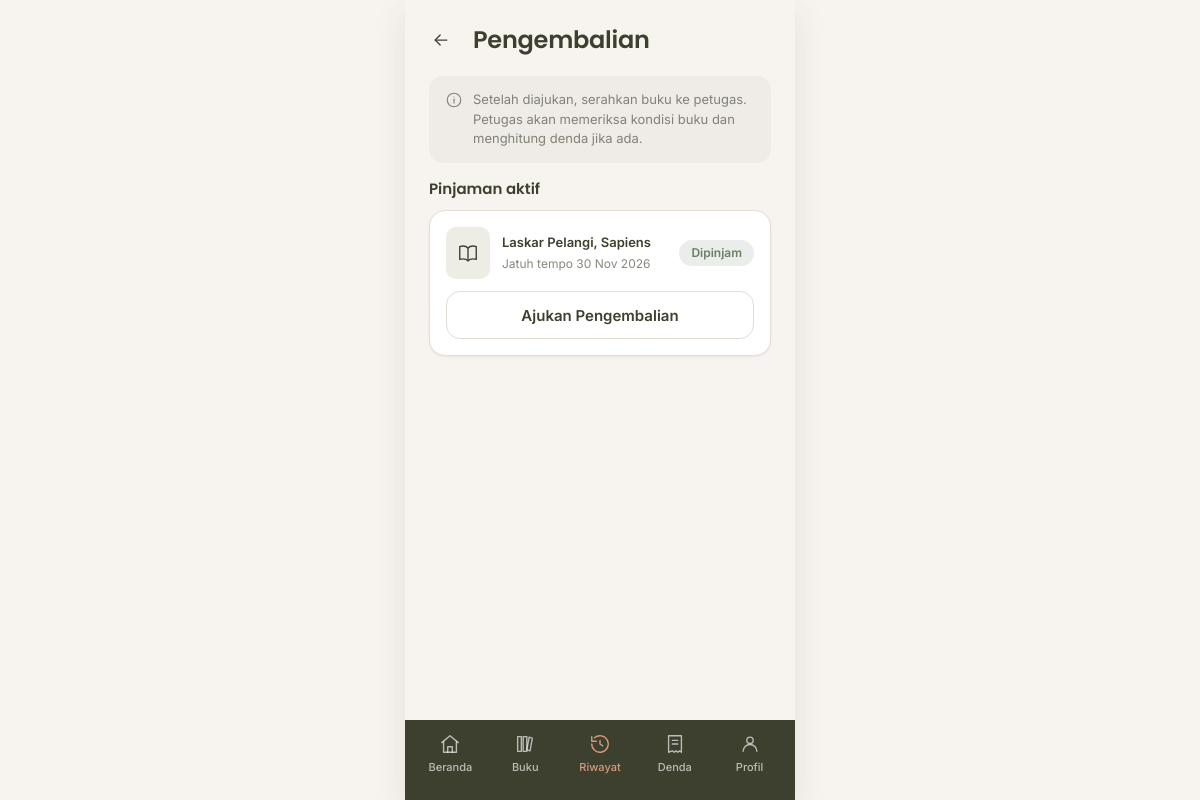
The page /kembali (signed in) on the database its author committed.
### tables this page shows
CREATE TABLE peminjaman (
    id              INT AUTO_INCREMENT PRIMARY KEY,
    user_id         INT NOT NULL,
    petugas_id      INT NULL,
    tgl_pinjam      DATE NOT NULL,
    tgl_jatuh_tempo DATE NOT NULL,
    tgl_kembali     DATE NULL,
    status          ENUM('dipinjam', 'menunggu_verifikasi', 'dikembalikan') NOT NULL DEFAULT 'dipinjam',
    created_at      TIMESTAMP NOT NULL DEFAULT CURRENT_TIMESTAMP,
    CONSTRAINT fk_peminjaman_user FOREIGN KEY (user_id) REFERENCES users (id) ON DELETE RESTRICT,
    CONSTRAINT fk_peminjaman_petugas FOREIGN KEY (petugas_id) REFERENCES users (id) ON DELETE RESTRICT,
    INDEX idx_peminjaman_user (user_id),
    INDEX idx_peminjaman_status (status)
);

### app/core/Controller.php (called while the page is built, shortened)
<?php
abstract class Controller
{
    protected function view(string $view, array $data = [], string $layout = 'member'): void
    {
        extract($data, EXTR_SKIP);
        require dirname(__DIR__) . '/views/layouts/' . $layout . '.php';
    }
}

### app/controllers/PengembalianController.php (called while the page is built, shortened)
<?php
final class PengembalianController extends Controller
{
    public function index(): void
    {
        $this->view('anggota/kembali', [
            'judul' => 'Pengembalian',
            'pinjaman' => Peminjaman::aktifUser((int) Auth::id()),
        ]);
    }
}

### public/index.php (called while the page is built, shortened)
<?php
$method = $_SERVER['REQUEST_METHOD'] ?? 'GET';
$path = (string) ($_GET['r'] ?? parse_url($_SERVER['REQUEST_URI'] ?? '/', PHP_URL_PATH) ?? '/');
$path = rawurldecode($path);
$path = '/' . trim($path, '/');
$router = new Router();
$router->get('/', [HomeController::class, 'index']);
$router->get('/login', [AuthController::class, 'form']);
$router->post('/login', [AuthController::class, 'login']);
$router->post('/logout', [AuthController::class, 'logout']);
$router->get('/beranda', [BerandaController::class, 'index'], 'anggota');
$router->get('/buku', [BukuController::class, 'index'], 'anggota');
$router->get('/buku/{id}', [BukuController::class, 'detail'], 'anggota');
$router->get('/pinjam', [PeminjamanController::class, 'form'], 'anggota');
$router->post('/pinjam', [PeminjamanController::class, 'store'], 'anggota');
$router->get('/pinjam/bukti/{id}', [PeminjamanController::class, 'bukti'], 'anggota');
$router->get('/kembali', [PengembalianController::class, 'index'], 'anggota');
$router->post('/kembali', [PengembalianController::class, 'ajukan'], 'anggota');
$router->get('/riwayat', [RiwayatController::class, 'anggota'], 'anggota');
$router->get('/denda', [DendaController::class, 'saya'], 'anggota');
$router->get('/profil', [ProfilController::class, 'index'], 'anggota');
$router->get('/admin', [DashboardController::class, 'index'], 'petugas');
$router->get('/admin/anggota', [AnggotaController::class, 'index'], 'petugas');
$router->get('/admin/anggota/tambah', [AnggotaController::class, 'create'], 'petugas');
$router->post('/admin/anggota', [AnggotaController::class, 'store'], 'petugas');
$router->get('/admin/anggota/{id}/edit', [AnggotaController::class, 'edit'], 'petugas');
$router->post('/admin/anggota/{id}', [AnggotaController::class, 'update'], 'petugas');
$router->post('/admin/anggota/{id}/hapus', [AnggotaController::class, 'destroy'], 'petugas');
$router->get('/admin/buku', [BukuController::class, 'adminIndex'], 'petugas');
$router->get('/admin/buku/tambah', [BukuController::class, 'create'], 'petugas');
$router->post('/admin/buku', [BukuController::class, 'store'], 'petugas');
$router->get('/admin/buku/{id}/edit', [BukuController::class, 'edit'], 'petugas');
$router->post('/admin/buku/{id}', [BukuController::class, 'update'], 'petugas');
$router->post('/admin/buku/{id}/hapus', [BukuController::class, 'destroy'], 'petugas');
$router->get('/admin/kategori', [KategoriController::class, 'index'], 'petugas');
$router->get('/admin/kategori/tambah', [KategoriController::class, 'create'], 'petugas');
$router->post('/admin/kategori', [KategoriController::class, 'store'], 'petugas');
$router->get('/admin/kategori/{id}/edit', [KategoriController::class, 'edit'], 'petugas');
$router->post('/admin/kategori/{id}', [KategoriController::class, 'update'], 'petugas');
$router->post('/admin/kategori/{id}/hapus', [KategoriController::class, 'destroy'], 'petugas');
$router->get('/admin/denda', [DendaController::class, 'index'], 'petugas');
$router->get('/admin/denda/tambah', [DendaController::class, 'create'], 'petugas');
$router->post('/admin/denda', [DendaController::class, 'store'], 'petugas');
$router->get('/admin/denda/{id}/edit', [DendaController::class, 'edit'], 'petugas');
$router->post('/admin/denda/{id}', [DendaController::class, 'update'], 'petugas');
$router->post('/admin/denda/{id}/hapus', [DendaController::class, 'destroy'], 'petugas');
$router->post('/admin/denda/{id}/lunas', [DendaController::class, 'lunas'], 'petugas');
$router->get('/admin/transaksi', [PeminjamanController::class, 'adminIndex'], 'petugas');
$router->get('/admin/transaksi/tambah', [PeminjamanController::class, 'adminCreate'], 'petugas');
$router->post('/admin/transaksi', [PeminjamanController::class, 'adminStore'], 'petugas');
$router->get('/admin/transaksi/{id}', [PeminjamanController::class, 'adminShow'], 'petugas');
$router->post('/admin/transaksi/{id}/kembali', [PengembalianController::class, 'proses'], 'petugas');
$router->get('/admin/riwayat', [RiwayatController::class, 'admin'], 'petugas');
$router->get('/admin/laporan', [LaporanController::class, 'buatLaporan'], 'petugas');
$router->dispatch($method, $path);

### app/core/Database.php (called while the page is built, shortened)
<?php
final class Database
{
    private static ?PDO $pdo = null;
    public static function pdo(): PDO
    {
        if (self::$pdo === null) {
            $dsn = sprintf('mysql:host=%s;dbname=%s;charset=utf8mb4', DB_HOST, DB_NAME);
            self::$pdo = new PDO($dsn, DB_USER, DB_PASS, [
                PDO::ATTR_ERRMODE => PDO::ERRMODE_EXCEPTION,
                PDO::ATTR_DEFAULT_FETCH_MODE => PDO::FETCH_ASSOC,
                PDO::ATTR_EMULATE_PREPARES => false,
            ]);
        }
        return self::$pdo;
    }
}

### app/models/Peminjaman.php (called while the page is built, shortened)
<?php
final class Peminjaman
{
    public static function cari(array $filter = [], int $limit = 50, int $offset = 0): array
    {
        [$where, $params] = self::filter($filter);
        $sql = self::SELECT_LIST . ' WHERE ' . implode(' AND ', $where) . ' ORDER BY p.id DESC LIMIT ' . $limit . ' OFFSET ' . $offset;
        $stmt = Database::pdo()->prepare($sql);
        $stmt->execute($params);
        return $stmt->fetchAll();
    }
    private static function filter(array $f): array
    {
        $where = ['1 = 1'];
        $params = [];
        if (!empty($f['user_id'])) {
            $where[] = 'p.user_id = ?';
            $params[] = (int) $f['user_id'];
        }
        $status = $f['status'] ?? '';
        if ($status === 'aktif') {
            $where[] = "p.status IN ('dipinjam', 'menunggu_verifikasi')";
        } elseif ($status === 'terlambat') {
            $where[] = "p.status = 'dipinjam' AND p.tgl_jatuh_tempo < CURDATE()";
        } elseif ($status === 'dipinjam') {
            $where[] = "p.status = 'dipinjam' AND p.tgl_jatuh_tempo >= CURDATE()";
        } elseif (in_array($status, ['menunggu_verifikasi', 'dikembalikan'], true)) {
            $where[] = 'p.status = ?';
            $params[] = $status;
        }
        return [$where, $params];
    }
    public static function aktifUser(int $userId): array
    {
        return self::cari(['user_id' => $userId, 'status' => 'aktif'], 50);
    }
}

### app/views/anggota/kembali.php (the view, shortened to what this page needs)
<div class="halaman-kepala">
    <a class="icon-btn" href="<?= e(url('/beranda')) ?>" aria-label="Kembali"><?= ikon('arrow-left') ?></a>
    <h1 class="judul-xl">Pengembalian</h1>
</div>
<div class="catatan">
    <?= ikon('info', 18) ?>
    <p>Setelah diajukan, serahkan buku ke petugas. Petugas akan memeriksa kondisi buku dan menghitung denda jika ada.</p>
</div>
<section class="tumpuk">
    <h2 class="judul-m">Pinjaman aktif</h2>
    <?php foreach ($pinjaman as $p): ?>
        <?php [$label, $jenis] = statusPeminjaman($p); ?>
        <article class="kartu kartu--isi tumpuk">
            <div class="baris-pinjam" style="border:0;padding:0;background:transparent">
                <div class="thumb cover--sage"><?= ikon('book-open', 22) ?></div>
                <div class="baris-pinjam__info">
                    <div class="baris-pinjam__judul"><?= e($p['buku'] ?: '—') ?></div>
                    <div class="baris-pinjam__meta">Jatuh tempo <?= e(tanggal($p['tgl_jatuh_tempo'])) ?></div>
                </div>
                <?= badge($label, $jenis) ?>
            </div>
            <?php if ($p['status'] === 'dipinjam'): ?>
                <form method="post" action="<?= e(url('/kembali')) ?>">
                    <button class="btn btn--outline btn--block" type="submit">Ajukan Pengembalian</button>
                </form>
            <?php else: ?>
                <p class="teks-s redup">Menunggu petugas memeriksa buku.</p>
            <?php endif; ?>
        </article>
    <?php endforeach; ?>
</section>

### app/core/Router.php (shortened to what this page needs)
<?php
final class Router
{
    private array $routes = [];
    private function add(string $method, string $pattern, array $handler, ?string $role): void
    {
        $this->routes[] = compact('method', 'pattern', 'handler', 'role');
    }
    public function dispatch(string $method, string $path): void
    {
        foreach ($this->routes as $route) {
            if ($route['method'] !== $method) {
                continue;
            }
            $regex = '#^' . str_replace(['/', '{id}'], ['\/', '([0-9]+)'], $route['pattern']) . '$#';
            if (!preg_match($regex, $path, $cocok)) {
                continue;
            }
            [$kelas, $aksi] = $route['handler'];
            $params = array_map('intval', array_slice($cocok, 1));
            (new $kelas())->{$aksi}(...$params);
            return;
        }
        exit('Halaman tidak ditemukan.');
    }
}

### app/core/helpers.php (shortened to what this page needs)
<?php
function e($nilai): string
{
    return htmlspecialchars((string) $nilai, ENT_QUOTES, 'UTF-8');
}
function url(string $path = ''): string
{
    return BASE_URL . '/' . ltrim($path, '/');
}
function tanggal(?string $ymd): string
{
    static $bulan = ['Jan', 'Feb', 'Mar', 'Apr', 'Mei', 'Jun', 'Jul', 'Agu', 'Sep', 'Okt', 'Nov', 'Des'];
    $waktu = strtotime($ymd);
    return $waktu ? date('j', $waktu) . ' ' . $bulan[(int) date('n', $waktu) - 1] . ' ' . date('Y', $waktu) : '—';
}
function statusPeminjaman(array $p): array
{
    return ['Dipinjam', 'sukses'];
}
function badge(string $teks, string $jenis = 'netral'): string
{
    return '<span class="badge badge--' . e($jenis) . '">' . e($teks) . '</span>';
}
function ikon(string $nama, int $ukuran = 20): string
{
    $path = $paths[$nama] ?? '';
    return '<svg class="ikon" width="' . $ukuran . '" height="' . $ukuran . '" viewBox="0 0 24 24" fill="none" stroke="currentColor" stroke-width="1.5" stroke-linecap="round" stroke-linejoin="round" aria-hidden="true">' . $path . '</svg>';
}

### public/assets/css/tokens.css (style rules this page uses)
:root { --kelp: #3D402F; --willow: #6B7F64; --whiskey: #D59A7A; --tamarillo: #9C0D0F; --bg: #F7F3EE; --card: #FFFFFF; --sunken: rgba(61, 64, 47, 0.04); --border: #E4DDD3; --ink: #3D402F; --ink-2: rgba(61, 64, 47, 0.62); --ink-inv: #FFFFFF; --tint-success: rgba(107, 127, 100, 0.14); --tint-warning: rgba(213, 154, 122, 0.20); --tint-danger: rgba(156, 13, 15, 0.10); --tint-neutral: rgba(61, 64, 47, 0.08); --radius-kecil: 8px; --radius-input: 12px; --radius-tombol: 14px; --radius-kartu: 16px; --radius-pil: 999px; --bayang-halus: 0 1px 2px 0 rgba(61, 64, 47, 0.08); --bayang-angkat: 0 12px 32px 0 rgba(61, 64, 47, 0.10); --jarak-1: 4px; --jarak-2: 8px; --jarak-3: 12px; --jarak-4: 16px; --jarak-5: 24px; --jarak-6: 32px; --font-judul: 'Poppins', system-ui, -apple-system, 'Segoe UI', sans-serif; --font-teks: 'Inter', system-ui, -apple-system, 'Segoe UI', sans-serif; }

### public/assets/css/app.css (style rules this page uses)
*, *::before, *::after { box-sizing: border-box; }
html { -webkit-text-size-adjust: 100%; }
body { margin: 0; font-family: var(--font-teks); font-size: 14px; line-height: 1.5; color: var(--ink); background: var(--bg); }
h1, h2, h3, h4, p, ul, ol, dl, dd { margin: 0; }
a { color: var(--willow); text-decoration: none; }
button, input, select, textarea { font: inherit; color: inherit; }
button { cursor: pointer; }
img, svg { display: block; }
h1, h2, h3, h4, .judul { font-family: var(--font-judul); font-weight: 600; letter-spacing: -0.01em; }
.judul-xl { font-size: 24px; line-height: 1.2; }
.judul-m { font-size: 15px; line-height: 1.3; letter-spacing: 0; }
.ikon { flex: none; }
.btn { display: inline-flex; align-items: center; justify-content: center; gap: 8px; height: 48px; padding: 0 24px; border: 0; border-radius: var(--radius-tombol); font-family: var(--font-teks); font-size: 15px; font-weight: 600; line-height: 1; text-decoration: none; white-space: nowrap; transition: background-color .15s, color .15s, border-color .15s; }
.btn--outline { background: var(--card); color: var(--ink); border: 1.5px solid var(--border); }
.btn--block { width: 100%; }
.icon-btn { display: inline-grid; place-items: center; width: 40px; height: 40px; border: 0; border-radius: 10px; background: transparent; color: var(--ink); }
.badge { display: inline-flex; align-items: center; padding: 5px 12px; border-radius: var(--radius-pil); font-size: 12px; font-weight: 600; line-height: 1.3; white-space: nowrap; }
.badge--sukses { background: var(--tint-success); color: var(--willow); }
.kartu { background: var(--card); border: 1px solid var(--border); border-radius: var(--radius-kartu); box-shadow: var(--bayang-halus); }
.kartu--isi { padding: 16px; }
.member { background: var(--bg); }
.halaman-kepala { display: flex; align-items: center; gap: 12px; }
.halaman-kepala .judul-xl { flex: 1; }
.halaman-kepala .icon-btn { margin-left: -8px; }
.tumpuk { display: flex; flex-direction: column; gap: 12px; }
.cover--sage { background: #EDEDE6; }
.baris-pinjam { display: flex; align-items: center; gap: 12px; padding: 12px; background: var(--card); border: 1px solid var(--border); border-radius: 14px; }
.baris-pinjam__info { flex: 1; min-width: 0; }
.baris-pinjam__judul { font-size: 13px; font-weight: 600; }
.baris-pinjam__meta { margin-top: 2px; font-size: 12px; color: var(--ink-2); }
.thumb { display: grid; place-items: center; flex: none; width: 44px; height: 52px; border-radius: 10px; }
.catatan { display: flex; gap: 10px; padding: 14px 16px; border-radius: 14px; background: var(--sunken); color: var(--ink-2); font-size: 13px; }
.catatan .ikon { margin-top: 1px; }
.nav-bawah .ikon { width: 22px; height: 22px; }

### rows shown on the page
peminjaman: $ukuran 22 (drawn), buku "Laskar Pelangi, Sapiens", tgl_jatuh_tempo "30 Nov 2026"

### other values the page prints
$label "Beranda"
$label "Buku"
$label "Riwayat"
$label "Denda"
$label "Profil"
